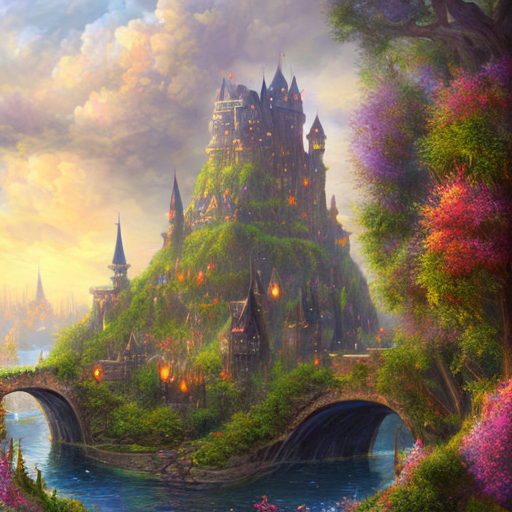

Python code for this plot:
from diffusers import DiffusionPipeline

pipe = DiffusionPipeline.from_pretrained("prompthero/openjourney")
prompt = "A fantasy landscape with castles and dragons, vibrant colors, highly detailed, digital art"
image = pipe(prompt).images[0]
image.save("openjourney.png")
